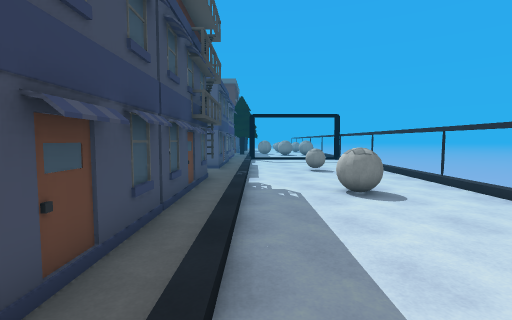
[1] (above)

13 first-person views from a walk through a scene from a Unity 3-D project. The camera is 1.5 m above the floor, tilts 4° down and sees 85° across. The floor is counted in squares, 1 m on a side. Each view is taken from the middle of a square. On the plan, view 1 faces up. The plan holds only what a view shows up to about 14 squares ahead; the rest is blank. The place goes on beyond the plan. The player character is not drawn. Some animated figures are left out. Some surface patterns are stand-ins.

[2]
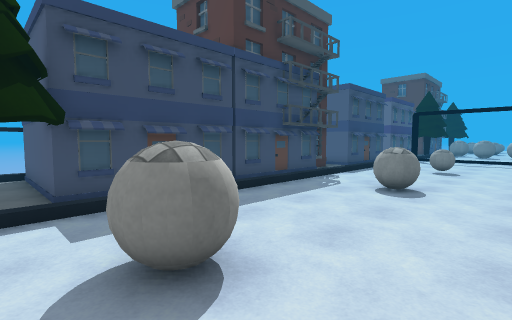

[3]
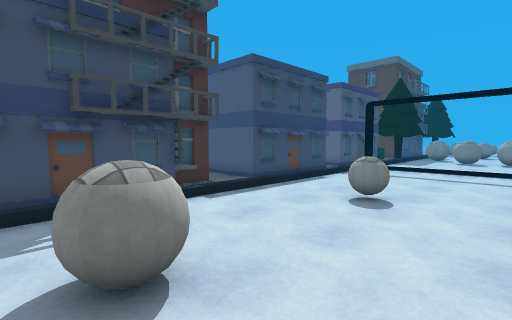

[4]
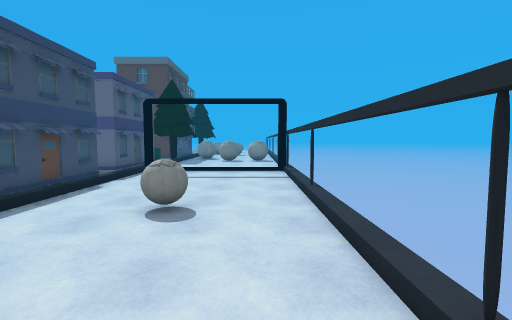

[5]
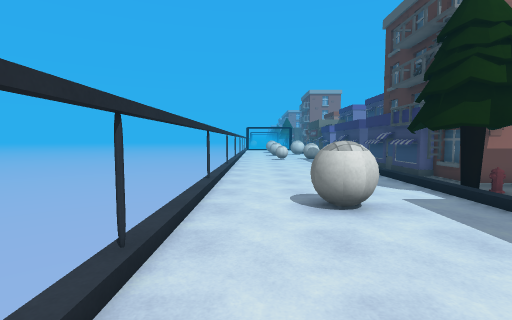

[6]
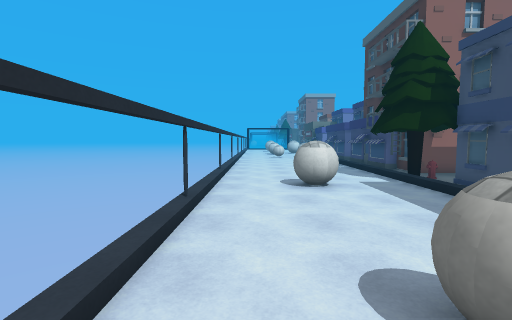

[7]
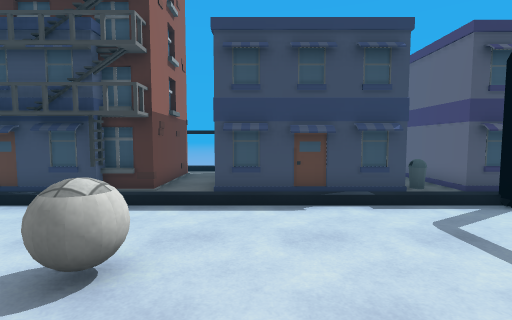

[8]
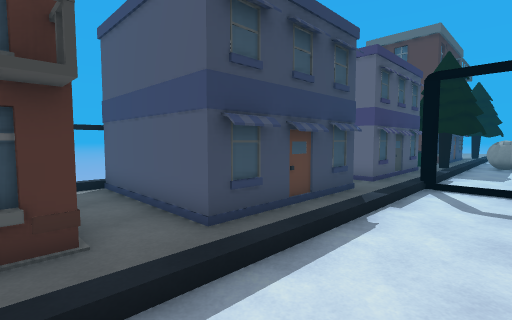

[9]
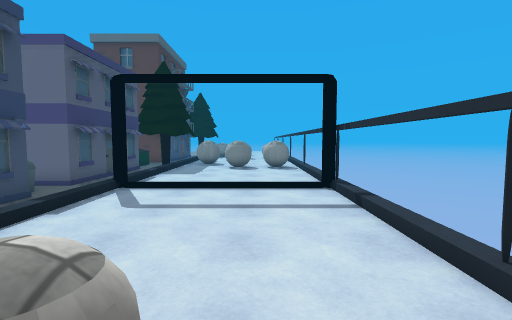

[10]
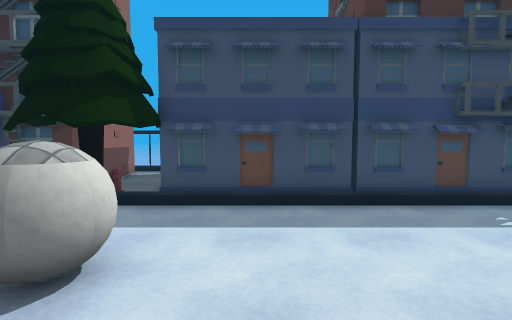

[11]
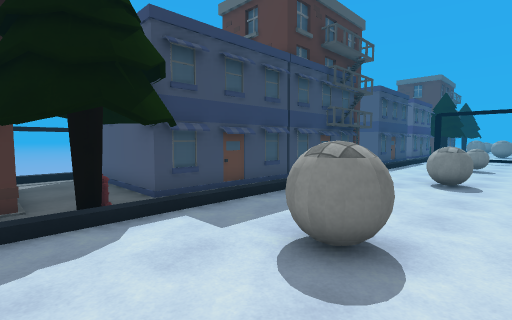

[12]
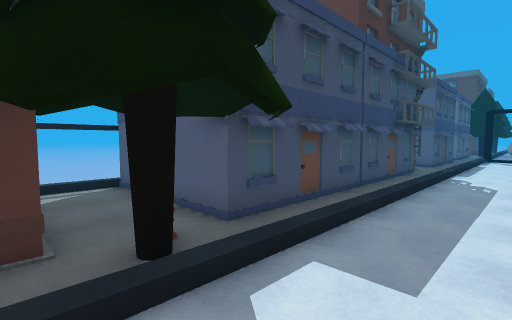

[13]
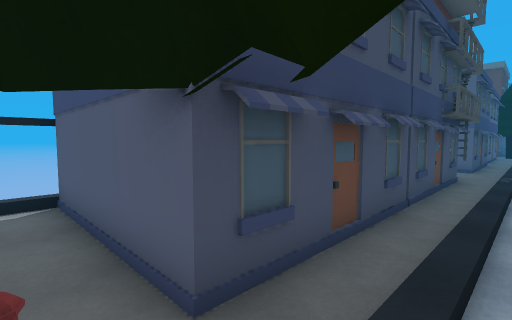

### Floor plan
Key: @ floor where view 1 was taken; # wall or solid block; . floor; / step, stairs or slope; = window, fence, low wall or low ledge; ≈ liquid the walk keeps out of; v drop or lower ground; B ball; H house; Y hydrant; I bin; O other object.
Columns run from 8 left of view 1 to 7 right of it. Each row starts with its distance up from view 1.
 23       H/.......
 22     ##//=======≈
 21      I./.......≈
 20       #/.......≈
 19       #/.......≈
 18       #/.......≈
 17       #/.......≈
 16       H/.......≈
 15 #######/.......≈
 14 v....../...B...≈
 13 v.HH#HH/.......≈
 12     ##H/.......≈
 11      #H/.......≈
 10       H/.......≈
  9       H/...B...≈
  8       #/..BBB..≈
  7       H/.......≈
  6      ##/.......≈
  5        /.......≈
  4       #/.......≈
  3       #/.......≈
  2       #/.......≈
  1       H/..BBB..≈
  0 ######OO@..B...≈
 -1 # ...OY#.......≈
 -2 # HHHH##.......≈
 -3 #H   #HO.......≈

Positions as (right, up) in squares from view 1, and headings:
1: (0, 0), facing up
2: (6, -1), facing up-left
3: (6, 7), facing up-left
4: (5, 8), facing up
5: (5, 7), facing down
6: (5, 10), facing down
7: (6, 16), facing left
8: (2, 12), facing up-left
9: (4, 13), facing up
10: (6, 3), facing left
11: (5, -3), facing up-left
12: (2, -3), facing up-left
13: (0, -1), facing up-left
